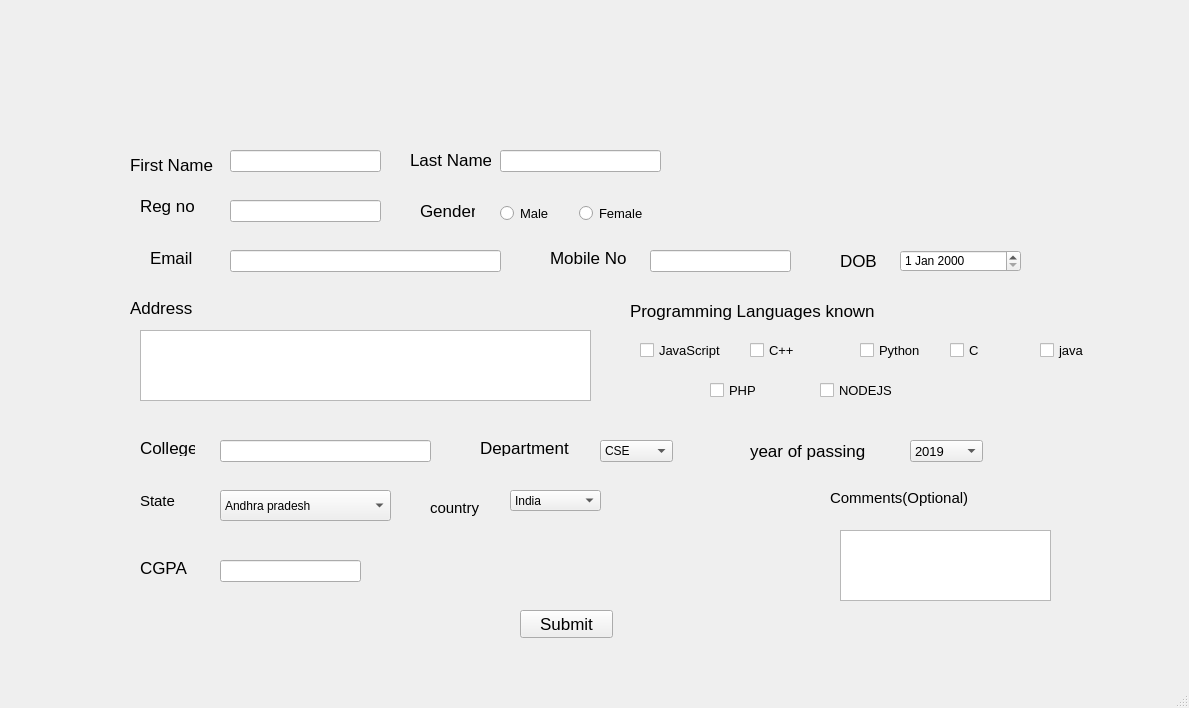
<?xml version="1.0" encoding="UTF-8"?>
<ui version="4.0">
 <class>MainWindow</class>
 <widget class="QMainWindow" name="MainWindow">
  <property name="geometry">
   <rect>
    <x>0</x>
    <y>0</y>
    <width>1189</width>
    <height>708</height>
   </rect>
  </property>
  <property name="windowTitle">
   <string>MainWindow</string>
  </property>
  <widget class="QWidget" name="centralwidget">
   <widget class="QLabel" name="label_img">
    <property name="geometry">
     <rect>
      <x>-40</x>
      <y>-20</y>
      <width>1261</width>
      <height>721</height>
     </rect>
    </property>
    <property name="text">
     <string/>
    </property>
    <property name="wordWrap">
     <bool>false</bool>
    </property>
   </widget>
   <widget class="QLabel" name="label_ff">
    <property name="geometry">
     <rect>
      <x>160</x>
      <y>50</y>
      <width>481</width>
      <height>51</height>
     </rect>
    </property>
    <property name="font">
     <font>
      <family>GOOD BRUSH</family>
      <pointsize>25</pointsize>
     </font>
    </property>
    <property name="autoFillBackground">
     <bool>false</bool>
    </property>
    <property name="frameShape">
     <enum>QFrame::NoFrame</enum>
    </property>
    <property name="text">
     <string/>
    </property>
   </widget>
   <widget class="QLineEdit" name="lineEdit">
    <property name="geometry">
     <rect>
      <x>230</x>
      <y>150</y>
      <width>151</width>
      <height>22</height>
     </rect>
    </property>
    <property name="text">
     <string/>
    </property>
   </widget>
   <widget class="QLabel" name="label_2">
    <property name="geometry">
     <rect>
      <x>410</x>
      <y>150</y>
      <width>81</width>
      <height>20</height>
     </rect>
    </property>
    <property name="font">
     <font>
      <pointsize>13</pointsize>
     </font>
    </property>
    <property name="text">
     <string>Last Name:</string>
    </property>
   </widget>
   <widget class="QLineEdit" name="lineEdit_2">
    <property name="geometry">
     <rect>
      <x>500</x>
      <y>150</y>
      <width>161</width>
      <height>22</height>
     </rect>
    </property>
   </widget>
   <widget class="QLabel" name="label_3">
    <property name="geometry">
     <rect>
      <x>140</x>
      <y>190</y>
      <width>87</width>
      <height>31</height>
     </rect>
    </property>
    <property name="font">
     <font>
      <pointsize>13</pointsize>
     </font>
    </property>
    <property name="text">
     <string>Reg no</string>
    </property>
   </widget>
   <widget class="QLineEdit" name="lineEdit_3">
    <property name="geometry">
     <rect>
      <x>230</x>
      <y>200</y>
      <width>151</width>
      <height>22</height>
     </rect>
    </property>
   </widget>
   <widget class="QLabel" name="label_4">
    <property name="geometry">
     <rect>
      <x>420</x>
      <y>200</y>
      <width>55</width>
      <height>21</height>
     </rect>
    </property>
    <property name="font">
     <font>
      <pointsize>13</pointsize>
     </font>
    </property>
    <property name="text">
     <string>Gender</string>
    </property>
   </widget>
   <widget class="QLabel" name="label_5">
    <property name="geometry">
     <rect>
      <x>150</x>
      <y>250</y>
      <width>55</width>
      <height>16</height>
     </rect>
    </property>
    <property name="font">
     <font>
      <pointsize>13</pointsize>
     </font>
    </property>
    <property name="text">
     <string>Email</string>
    </property>
   </widget>
   <widget class="QLabel" name="label">
    <property name="geometry">
     <rect>
      <x>130</x>
      <y>140</y>
      <width>87</width>
      <height>49</height>
     </rect>
    </property>
    <property name="font">
     <font>
      <pointsize>13</pointsize>
     </font>
    </property>
    <property name="text">
     <string>First Name</string>
    </property>
   </widget>
   <widget class="QLineEdit" name="lineEdit_4">
    <property name="geometry">
     <rect>
      <x>230</x>
      <y>250</y>
      <width>271</width>
      <height>22</height>
     </rect>
    </property>
   </widget>
   <widget class="QLabel" name="label_6">
    <property name="geometry">
     <rect>
      <x>550</x>
      <y>250</y>
      <width>81</width>
      <height>16</height>
     </rect>
    </property>
    <property name="font">
     <font>
      <pointsize>13</pointsize>
     </font>
    </property>
    <property name="text">
     <string>Mobile No</string>
    </property>
   </widget>
   <widget class="QLineEdit" name="lineEdit_5">
    <property name="geometry">
     <rect>
      <x>650</x>
      <y>250</y>
      <width>141</width>
      <height>22</height>
     </rect>
    </property>
   </widget>
   <widget class="QLabel" name="label_7">
    <property name="geometry">
     <rect>
      <x>840</x>
      <y>250</y>
      <width>41</width>
      <height>21</height>
     </rect>
    </property>
    <property name="font">
     <font>
      <pointsize>13</pointsize>
     </font>
    </property>
    <property name="text">
     <string>DOB</string>
    </property>
   </widget>
   <widget class="QDateEdit" name="dateEdit">
    <property name="geometry">
     <rect>
      <x>900</x>
      <y>250</y>
      <width>121</width>
      <height>22</height>
     </rect>
    </property>
   </widget>
   <widget class="QLabel" name="label_8">
    <property name="geometry">
     <rect>
      <x>130</x>
      <y>300</y>
      <width>91</width>
      <height>16</height>
     </rect>
    </property>
    <property name="font">
     <font>
      <pointsize>13</pointsize>
     </font>
    </property>
    <property name="text">
     <string>Address</string>
    </property>
   </widget>
   <widget class="QPlainTextEdit" name="plainTextEdit">
    <property name="geometry">
     <rect>
      <x>140</x>
      <y>330</y>
      <width>451</width>
      <height>71</height>
     </rect>
    </property>
   </widget>
   <widget class="QLabel" name="label_9">
    <property name="geometry">
     <rect>
      <x>630</x>
      <y>300</y>
      <width>301</width>
      <height>21</height>
     </rect>
    </property>
    <property name="font">
     <font>
      <pointsize>13</pointsize>
     </font>
    </property>
    <property name="text">
     <string>Programming Languages known</string>
    </property>
   </widget>
   <widget class="QCheckBox" name="checkBox">
    <property name="geometry">
     <rect>
      <x>950</x>
      <y>340</y>
      <width>81</width>
      <height>20</height>
     </rect>
    </property>
    <property name="font">
     <font>
      <pointsize>10</pointsize>
     </font>
    </property>
    <property name="text">
     <string>C</string>
    </property>
   </widget>
   <widget class="QCheckBox" name="checkBox_2">
    <property name="geometry">
     <rect>
      <x>750</x>
      <y>340</y>
      <width>81</width>
      <height>20</height>
     </rect>
    </property>
    <property name="font">
     <font>
      <pointsize>10</pointsize>
     </font>
    </property>
    <property name="text">
     <string>C++</string>
    </property>
   </widget>
   <widget class="QCheckBox" name="checkBox_3">
    <property name="geometry">
     <rect>
      <x>860</x>
      <y>340</y>
      <width>81</width>
      <height>20</height>
     </rect>
    </property>
    <property name="font">
     <font>
      <pointsize>10</pointsize>
     </font>
    </property>
    <property name="text">
     <string>Python</string>
    </property>
   </widget>
   <widget class="QCheckBox" name="checkBox_4">
    <property name="geometry">
     <rect>
      <x>640</x>
      <y>340</y>
      <width>81</width>
      <height>20</height>
     </rect>
    </property>
    <property name="font">
     <font>
      <pointsize>10</pointsize>
     </font>
    </property>
    <property name="text">
     <string>JavaScript</string>
    </property>
   </widget>
   <widget class="QCheckBox" name="checkBox_5">
    <property name="geometry">
     <rect>
      <x>1040</x>
      <y>340</y>
      <width>81</width>
      <height>20</height>
     </rect>
    </property>
    <property name="font">
     <font>
      <pointsize>10</pointsize>
     </font>
    </property>
    <property name="text">
     <string>java</string>
    </property>
   </widget>
   <widget class="QCheckBox" name="checkBox_6">
    <property name="geometry">
     <rect>
      <x>710</x>
      <y>380</y>
      <width>81</width>
      <height>20</height>
     </rect>
    </property>
    <property name="font">
     <font>
      <pointsize>10</pointsize>
     </font>
    </property>
    <property name="text">
     <string>PHP</string>
    </property>
   </widget>
   <widget class="QCheckBox" name="checkBox_7">
    <property name="geometry">
     <rect>
      <x>820</x>
      <y>380</y>
      <width>81</width>
      <height>20</height>
     </rect>
    </property>
    <property name="font">
     <font>
      <pointsize>10</pointsize>
     </font>
    </property>
    <property name="text">
     <string>NODEJS</string>
    </property>
   </widget>
   <widget class="QLabel" name="label_10">
    <property name="geometry">
     <rect>
      <x>140</x>
      <y>440</y>
      <width>55</width>
      <height>16</height>
     </rect>
    </property>
    <property name="font">
     <font>
      <pointsize>13</pointsize>
     </font>
    </property>
    <property name="text">
     <string>College</string>
    </property>
   </widget>
   <widget class="QLineEdit" name="lineEdit_6">
    <property name="geometry">
     <rect>
      <x>220</x>
      <y>440</y>
      <width>211</width>
      <height>22</height>
     </rect>
    </property>
   </widget>
   <widget class="QComboBox" name="comboBox">
    <property name="geometry">
     <rect>
      <x>600</x>
      <y>440</y>
      <width>73</width>
      <height>22</height>
     </rect>
    </property>
    <item>
     <property name="text">
      <string>CSE</string>
     </property>
    </item>
    <item>
     <property name="text">
      <string>IT</string>
     </property>
    </item>
    <item>
     <property name="text">
      <string>ECE</string>
     </property>
    </item>
    <item>
     <property name="text">
      <string>EEE</string>
     </property>
    </item>
   </widget>
   <widget class="QLabel" name="label_11">
    <property name="geometry">
     <rect>
      <x>480</x>
      <y>440</y>
      <width>111</width>
      <height>16</height>
     </rect>
    </property>
    <property name="font">
     <font>
      <pointsize>13</pointsize>
     </font>
    </property>
    <property name="text">
     <string>Department</string>
    </property>
   </widget>
   <widget class="QPushButton" name="pushButton">
    <property name="geometry">
     <rect>
      <x>520</x>
      <y>610</y>
      <width>93</width>
      <height>28</height>
     </rect>
    </property>
    <property name="font">
     <font>
      <pointsize>13</pointsize>
     </font>
    </property>
    <property name="text">
     <string>Submit</string>
    </property>
   </widget>
   <widget class="QLabel" name="label_12">
    <property name="geometry">
     <rect>
      <x>750</x>
      <y>440</y>
      <width>141</width>
      <height>21</height>
     </rect>
    </property>
    <property name="font">
     <font>
      <pointsize>13</pointsize>
     </font>
    </property>
    <property name="text">
     <string>year of passing</string>
    </property>
   </widget>
   <widget class="QLabel" name="label_13">
    <property name="geometry">
     <rect>
      <x>830</x>
      <y>490</y>
      <width>141</width>
      <height>16</height>
     </rect>
    </property>
    <property name="font">
     <font>
      <pointsize>11</pointsize>
     </font>
    </property>
    <property name="text">
     <string>Comments(Optional)</string>
    </property>
   </widget>
   <widget class="QPlainTextEdit" name="plainTextEdit_2">
    <property name="geometry">
     <rect>
      <x>840</x>
      <y>530</y>
      <width>211</width>
      <height>71</height>
     </rect>
    </property>
   </widget>
   <widget class="QLabel" name="label_14">
    <property name="geometry">
     <rect>
      <x>140</x>
      <y>560</y>
      <width>55</width>
      <height>16</height>
     </rect>
    </property>
    <property name="font">
     <font>
      <pointsize>13</pointsize>
     </font>
    </property>
    <property name="text">
     <string>CGPA</string>
    </property>
   </widget>
   <widget class="QLineEdit" name="lineEdit_8">
    <property name="geometry">
     <rect>
      <x>220</x>
      <y>560</y>
      <width>141</width>
      <height>22</height>
     </rect>
    </property>
   </widget>
   <widget class="QComboBox" name="comboBox_2">
    <property name="geometry">
     <rect>
      <x>910</x>
      <y>440</y>
      <width>73</width>
      <height>22</height>
     </rect>
    </property>
    <property name="font">
     <font>
      <pointsize>10</pointsize>
     </font>
    </property>
    <item>
     <property name="text">
      <string>2019</string>
     </property>
    </item>
    <item>
     <property name="text">
      <string>2020</string>
     </property>
    </item>
    <item>
     <property name="text">
      <string>2021</string>
     </property>
    </item>
    <item>
     <property name="text">
      <string>2022</string>
     </property>
    </item>
   </widget>
   <widget class="QWidget" name="layoutWidget">
    <property name="geometry">
     <rect>
      <x>500</x>
      <y>200</y>
      <width>152</width>
      <height>27</height>
     </rect>
    </property>
    <layout class="QHBoxLayout" name="horizontalLayout">
     <item>
      <widget class="QRadioButton" name="radioButton">
       <property name="font">
        <font>
         <pointsize>10</pointsize>
        </font>
       </property>
       <property name="text">
        <string>Male</string>
       </property>
      </widget>
     </item>
     <item>
      <widget class="QRadioButton" name="radioButton_2">
       <property name="font">
        <font>
         <pointsize>10</pointsize>
        </font>
       </property>
       <property name="text">
        <string>Female</string>
       </property>
      </widget>
     </item>
    </layout>
   </widget>
   <widget class="QComboBox" name="comboBox_3">
    <property name="geometry">
     <rect>
      <x>220</x>
      <y>490</y>
      <width>171</width>
      <height>31</height>
     </rect>
    </property>
    <item>
     <property name="text">
      <string>Andhra pradesh </string>
     </property>
    </item>
    <item>
     <property name="text">
      <string>Tamil Nadu</string>
     </property>
    </item>
    <item>
     <property name="text">
      <string>Telangana</string>
     </property>
    </item>
    <item>
     <property name="text">
      <string>Maharastra</string>
     </property>
    </item>
    <item>
     <property name="text">
      <string>Rajsthan</string>
     </property>
    </item>
   </widget>
   <widget class="QLabel" name="label_15">
    <property name="geometry">
     <rect>
      <x>140</x>
      <y>490</y>
      <width>61</width>
      <height>21</height>
     </rect>
    </property>
    <property name="font">
     <font>
      <pointsize>11</pointsize>
     </font>
    </property>
    <property name="text">
     <string>State</string>
    </property>
   </widget>
   <widget class="QComboBox" name="comboBox_4">
    <property name="geometry">
     <rect>
      <x>510</x>
      <y>490</y>
      <width>91</width>
      <height>21</height>
     </rect>
    </property>
    <item>
     <property name="text">
      <string>India</string>
     </property>
    </item>
    <item>
     <property name="text">
      <string>Pakistan</string>
     </property>
    </item>
    <item>
     <property name="text">
      <string>UAE</string>
     </property>
    </item>
    <item>
     <property name="text">
      <string>UK</string>
     </property>
    </item>
    <item>
     <property name="text">
      <string>USA</string>
     </property>
    </item>
   </widget>
   <widget class="QLabel" name="label_16">
    <property name="geometry">
     <rect>
      <x>430</x>
      <y>500</y>
      <width>55</width>
      <height>16</height>
     </rect>
    </property>
    <property name="font">
     <font>
      <pointsize>11</pointsize>
     </font>
    </property>
    <property name="text">
     <string>country</string>
    </property>
   </widget>
  </widget>
  <widget class="QMenuBar" name="menubar">
   <property name="geometry">
    <rect>
     <x>0</x>
     <y>0</y>
     <width>1189</width>
     <height>26</height>
    </rect>
   </property>
  </widget>
  <widget class="QStatusBar" name="statusbar"/>
 </widget>
 <resources/>
 <connections/>
</ui>
